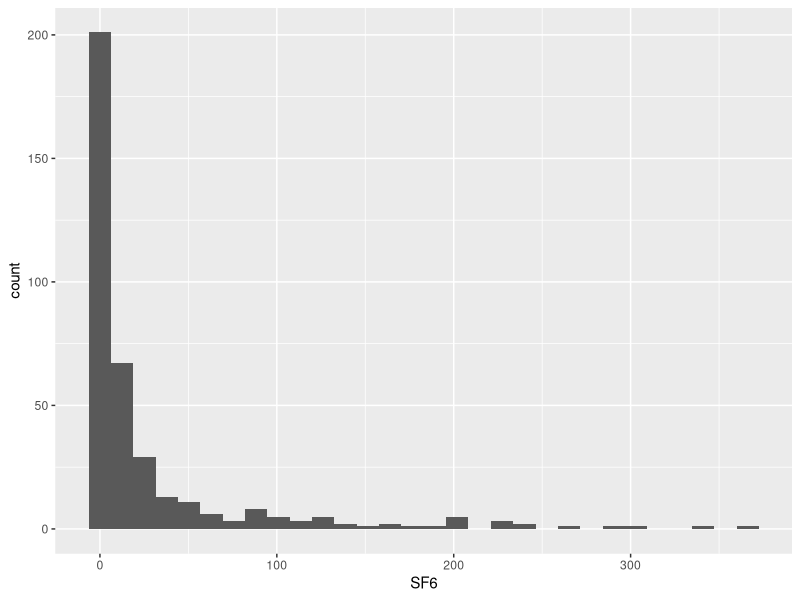
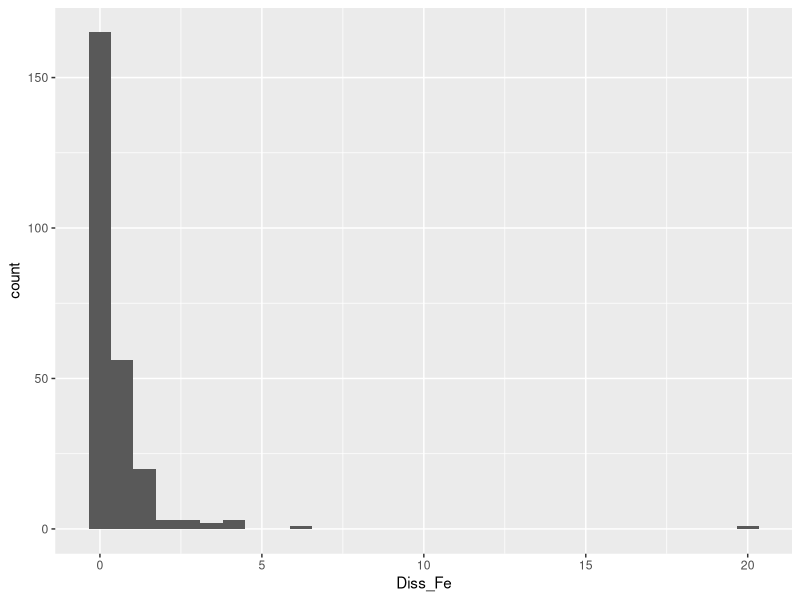
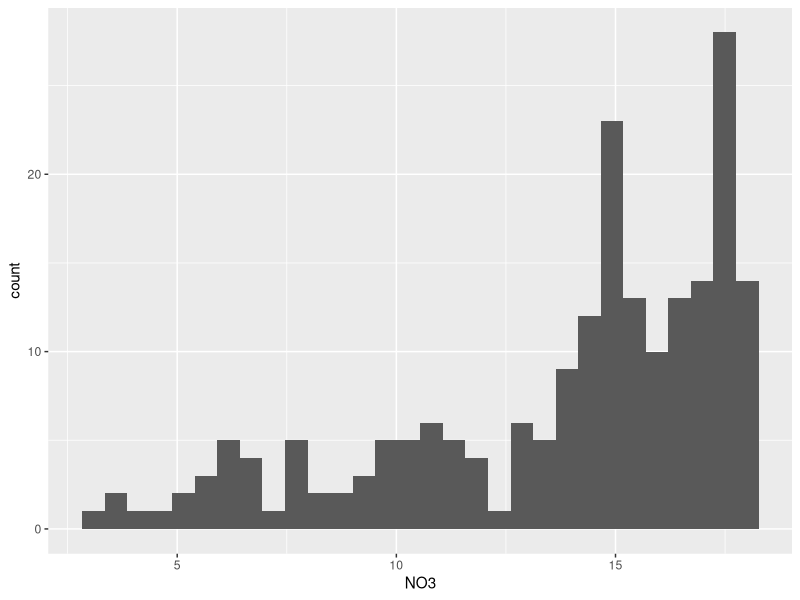
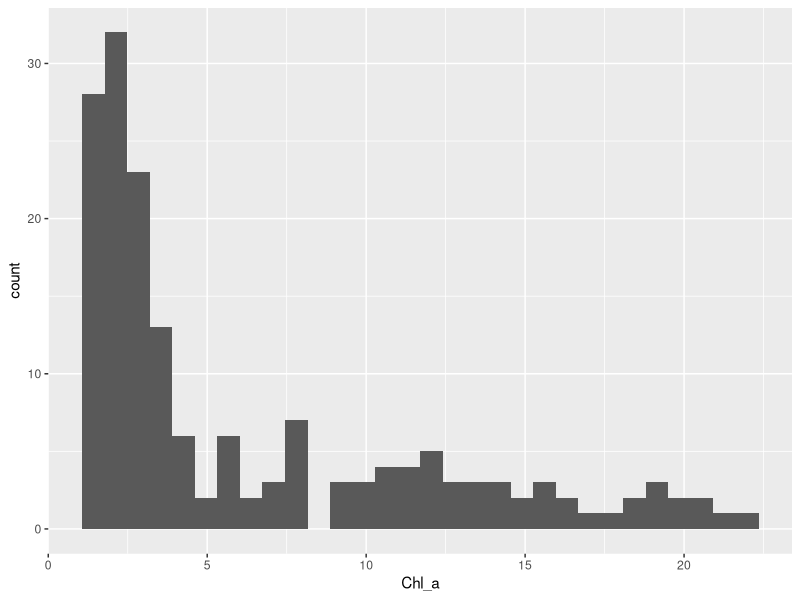
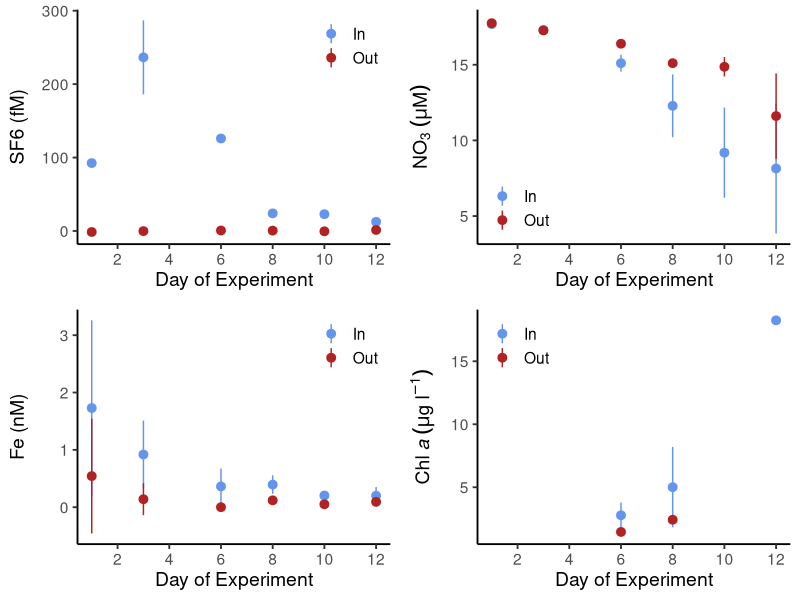
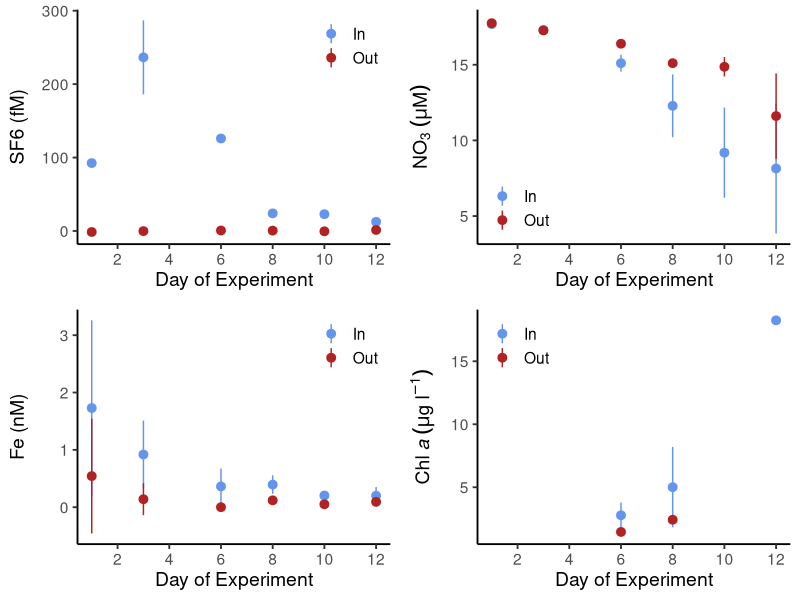

Recreate these plots in R, in order.
library(tidyverse)
library(cowplot)

ex_start <- as_date("2001-07-18")
# seeds_nuts <- read_csv("data/Nuts.csv") |>
#   mutate(date = as.Date(as.character(date), format = "%Y%m%d"),
#          day_of_ex = date - ex_start)
#
# head(seeds_nuts)

linear_interpolate <- function(x, y) {
  mask <- !is.na(x) & !is.na(y)
  x2 <- x[mask]
  y2 <- y[mask]
  approx(x2, y2, xout = x)$y
}

#

seeds_underway <- read_csv("data/Underway.csv", na = "nd") |>
  mutate(datetime = as_datetime(paste(date, time_local_JST),
                                format = "%Y%m%d %H%M",
                                tz = "Asia/Tokyo"),
         date = as_date(datetime),
         day_of_ex = date - ex_start,
         Diss_Fe = parse_number(ifelse(Diss_Fe == "lt 0.20", 0, Diss_Fe)))

# One of these columns (SF6, Diss_Fe, NO3, Chl_a) has an outlier that's probably
# due to an instrument malfunction. Create histograms to identify it, then use
# filter() to remove it.
ggplot(seeds_underway, aes(SF6)) +
  geom_histogram()
ggplot(seeds_underway, aes(Diss_Fe)) +
  geom_histogram()
ggplot(seeds_underway, aes(NO3)) +
  geom_histogram()
ggplot(seeds_underway, aes(Chl_a)) +
  geom_histogram()

# Remove one outlier Fe measurement
seeds_underway <- filter(seeds_underway, Diss_Fe < 15)

# Inside the patch is "defined as >50% of the peak SF6 levels on that day"
# Outside the patch is "defined as SF6 <3 fM"
#
seeds_underway <- seeds_underway |>
  group_by(day_of_ex) |>
  mutate(sf6_interp = linear_interpolate(x = datetime, y = SF6),
         patch = case_when(sf6_interp < 3 ~ "Out",
                           sf6_interp > max(SF6, na.rm = TRUE) / 2 ~ "In",
                           .default = "Edge")) |>
  ungroup()

seeds_underway_summary <- seeds_underway |>
  drop_na(patch) |>
  filter(patch != "Edge") |>
  group_by(day_of_ex, patch) |>
  summarize(across(c(SF6, Diss_Fe, NO3, Chl_a),
                   list(mean = \(x) mean(x, na.rm = TRUE),
                        sd = \(x) sd(x, na.rm = TRUE),
                        n = \(x) sum(!is.na(x)))),
            .groups = "drop")

sf6_plot <- ggplot(seeds_underway_summary,
                   aes(day_of_ex, SF6_mean, color = patch)) +
  geom_pointrange(aes(ymin = SF6_mean - SF6_sd,
                      ymax = SF6_mean + SF6_sd)) +
  scale_x_continuous(breaks = seq(0, 14, by = 2)) +
  scale_color_manual(values = c("cornflowerblue", "firebrick")) +
  labs(x = "Day of Experiment",
       y = "SF6 (fM)") +
  theme_classic(14) +
  theme(legend.position = "inside",
        legend.position.inside = c(0.99, 0.99),
        legend.justification = c(1, 1),
        legend.title = element_blank())

fe_plot <- ggplot(seeds_underway_summary,
                  aes(day_of_ex, Diss_Fe_mean, color = patch)) +
  geom_pointrange(aes(ymin = Diss_Fe_mean - Diss_Fe_sd,
                      ymax = Diss_Fe_mean + Diss_Fe_sd)) +
  scale_x_continuous(breaks = seq(0, 14, by = 2)) +
  scale_color_manual(values = c("cornflowerblue", "firebrick")) +
  labs(x = "Day of Experiment",
       y = "Fe (nM)") +
  theme_classic(14) +
  theme(legend.position = "inside",
        legend.position.inside = c(0.99, 0.99),
        legend.justification = c(1, 1),
        legend.title = element_blank())

no3_plot <- ggplot(seeds_underway_summary,
                   aes(day_of_ex, NO3_mean, color = patch)) +
  geom_pointrange(aes(ymin = NO3_mean - NO3_sd,
                      ymax = NO3_mean + NO3_sd)) +
  scale_x_continuous(breaks = seq(0, 14, by = 2)) +
  scale_color_manual(values = c("cornflowerblue", "firebrick")) +
  labs(x = "Day of Experiment",
       y = expression(NO[3] ~ (mu * M))) +
  theme_classic(14) +
  theme(legend.position = "inside",
        legend.position.inside = c(0.01, 0.01),
        legend.justification = c(0, 0),
        legend.title = element_blank())

chla_plot <- ggplot(seeds_underway_summary,
                    aes(day_of_ex, Chl_a_mean, color = patch)) +
  geom_pointrange(aes(ymin = Chl_a_mean - Chl_a_sd,
                      ymax = Chl_a_mean + Chl_a_sd)) +
  scale_x_continuous(breaks = seq(0, 14, by = 2)) +
  scale_color_manual(values = c("cornflowerblue", "firebrick")) +
  labs(x = "Day of Experiment",
       y = expression(Chl ~ italic(a) ~ (mu * g ~ l^-1))) +
  theme_classic(14) +
  theme(legend.position = "inside",
        legend.position.inside = c(0.01, 0.99),
        legend.justification = c(0, 1),
        legend.title = element_blank())

plot_grid(sf6_plot, fe_plot, no3_plot, chla_plot,
          byrow = FALSE,
          nrow = 2,
          align = "v")
ggsave("figs/tsuda2003fig2.png",
       height = 4, width = 6, units = "in")
